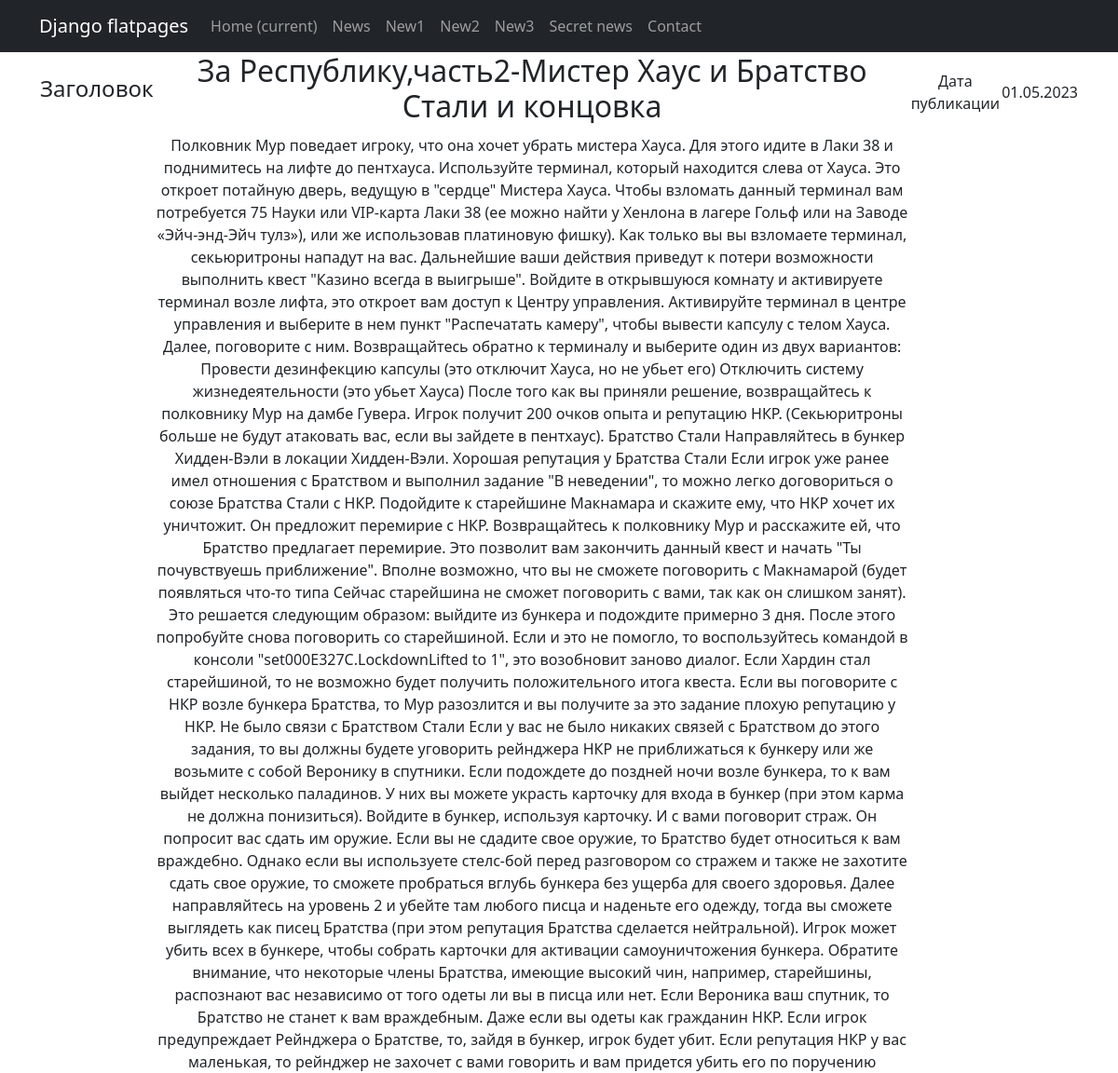
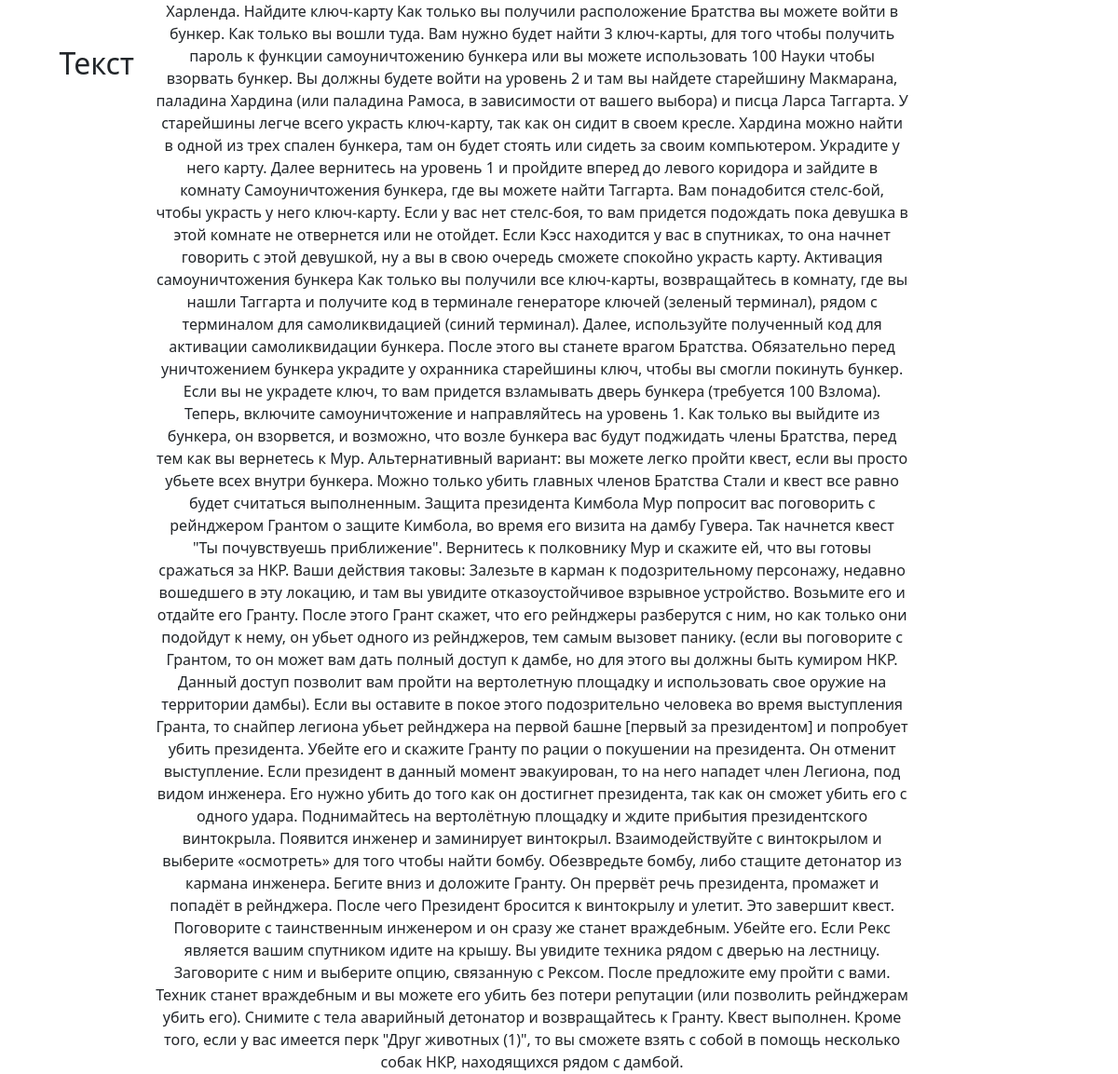
The page /news/2 on the database its author committed (2 pictures, top to bottom).
### news_portal/models.py (models this page shows, shortened)
class Post(models.Model):
    author = models.ForeignKey(Author, on_delete=models.CASCADE)
    choise = models.CharField(max_length=2, choices=POSTS, default=article)
    date_time = models.DateTimeField(auto_now_add=True)
    category = models.ManyToManyField(Category, through='PostCategory')
    title = models.CharField(max_length=60)
    text = models.TextField()
    rating = models.IntegerField(default=0)

### news_portal/views.py (the view)
# urls.py: path('<int:pk>', PostDetail.as_view())
class PostDetail(DetailView):
    model = Post
    ordering = '-date_time'
    template_name = 'post_detail.html'
    context_object_name = 'post_detail'
    def get_context_data(self, **kwargs):
        context = super().get_context_data(**kwargs)
        context['time_now'] = datetime.utcnow()
        context['next_post'] = None
        context['length'] = f"Count of news : '{Post.objects.count()}'"
        return context

### templates/post_detail.html (shortened to what this page needs)
{% extends 'flatpages/default.html' %}
{% block content %}
{% if post_detail %}
    <table>
        <tr>
            <td><h4>Заголовок</h4></td>
            <td><h2>{{post_detail.title}}</h2></td>
            <td>Дата публикации</td>
            <td>{{post_detail.date_time|date:'d.m.Y'}}</td>
        <tr>
            <td><h2>Текст</h2></td>
            <td>{{post_detail.text}}</td>
        </tr>
    </table>
{% else %}
<h2>Dosvidania!</h2>
{% endif %}
{% endblock content %}

### rows shown on the page
Post: title "За Республику,часть2-Мистер Хаус и Братство Стали и концовка", date_time "01.05.2023", text "Полковник Мур поведает игроку, что она хочет убрать мистера Хауса. Для этого идите в Лаки 38 и поднимитесь на лифте до пентхауса. Используйте терминал, который находится слева от Хауса. Это откроет потайную дверь, ведущую в \"сердце\" Мистера Хауса. Чтобы взломать данный терминал вам потребуется 75 Науки или VIP-карта Лаки 38 (ее можно найти у Хенлона в лагере Гольф или на Заводе «Эйч-энд-Эйч тулз»), или же использовав платиновую фишку). Как только вы вы взломаете терминал, секьюритроны нападут на вас. Дальнейшие ваши действия приведут к потери возможности выполнить квест \"Казино всегда в выигрыше\". Войдите в открывшуюся комнату и активируете терминал возле лифта, это откроет вам доступ к…"
